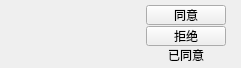
<?xml version="1.0" encoding="UTF-8"?>
<ui version="4.0">
 <class>MessageItemBase</class>
 <widget class="QWidget" name="MessageItemBase">
  <property name="geometry">
   <rect>
    <x>0</x>
    <y>0</y>
    <width>241</width>
    <height>68</height>
   </rect>
  </property>
  <property name="minimumSize">
   <size>
    <width>200</width>
    <height>50</height>
   </size>
  </property>
  <property name="windowTitle">
   <string>Form</string>
  </property>
  <layout class="QHBoxLayout" name="horizontalLayout">
   <property name="spacing">
    <number>5</number>
   </property>
   <property name="leftMargin">
    <number>5</number>
   </property>
   <property name="topMargin">
    <number>5</number>
   </property>
   <property name="rightMargin">
    <number>15</number>
   </property>
   <property name="bottomMargin">
    <number>5</number>
   </property>
   <item>
    <widget class="QLabel" name="head">
     <property name="minimumSize">
      <size>
       <width>40</width>
       <height>40</height>
      </size>
     </property>
     <property name="maximumSize">
      <size>
       <width>40</width>
       <height>40</height>
      </size>
     </property>
     <property name="text">
      <string/>
     </property>
    </widget>
   </item>
   <item>
    <layout class="QVBoxLayout" name="verticalLayout">
     <property name="spacing">
      <number>5</number>
     </property>
     <item>
      <widget class="QLabel" name="remark">
       <property name="text">
        <string/>
       </property>
      </widget>
     </item>
     <item>
      <widget class="QLabel" name="msg">
       <property name="text">
        <string/>
       </property>
      </widget>
     </item>
    </layout>
   </item>
   <item>
    <spacer name="horizontalSpacer">
     <property name="orientation">
      <enum>Qt::Orientation::Horizontal</enum>
     </property>
     <property name="sizeHint" stdset="0">
      <size>
       <width>40</width>
       <height>20</height>
      </size>
     </property>
    </spacer>
   </item>
   <item>
    <widget class="QLabel" name="time">
     <property name="maximumSize">
      <size>
       <width>16777215</width>
       <height>16777215</height>
      </size>
     </property>
     <property name="text">
      <string/>
     </property>
    </widget>
   </item>
   <item>
    <layout class="QVBoxLayout" name="btn_layout">
     <property name="spacing">
      <number>5</number>
     </property>
     <item>
      <widget class="QPushButton" name="btn_accept">
       <property name="minimumSize">
        <size>
         <width>80</width>
         <height>20</height>
        </size>
       </property>
       <property name="maximumSize">
        <size>
         <width>80</width>
         <height>16777215</height>
        </size>
       </property>
       <property name="text">
        <string>同意</string>
       </property>
      </widget>
     </item>
     <item>
      <widget class="QPushButton" name="btn_rejuct">
       <property name="minimumSize">
        <size>
         <width>80</width>
         <height>20</height>
        </size>
       </property>
       <property name="maximumSize">
        <size>
         <width>80</width>
         <height>16777215</height>
        </size>
       </property>
       <property name="text">
        <string>拒绝</string>
       </property>
      </widget>
     </item>
     <item>
      <widget class="QLabel" name="label_hint">
       <property name="minimumSize">
        <size>
         <width>80</width>
         <height>0</height>
        </size>
       </property>
       <property name="maximumSize">
        <size>
         <width>80</width>
         <height>16777215</height>
        </size>
       </property>
       <property name="text">
        <string>已同意</string>
       </property>
       <property name="alignment">
        <set>Qt::AlignmentFlag::AlignCenter</set>
       </property>
      </widget>
     </item>
    </layout>
   </item>
  </layout>
 </widget>
 <resources/>
 <connections/>
</ui>
